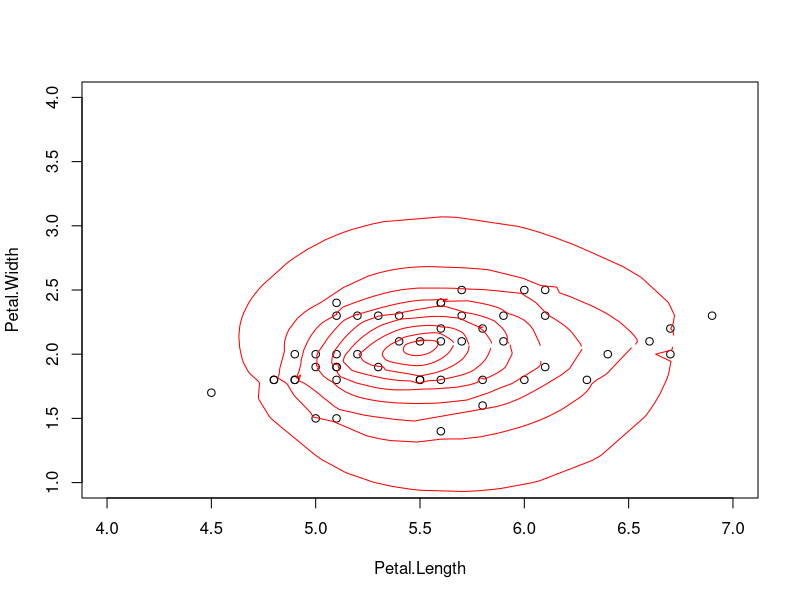

The R source for this figure:

X <-iris[iris$Species == "virginica", c("Petal.Length", "Petal.Width")]
X <- as.matrix(X)
plot(X,xlim = c(4,7),ylim = c(1,4))
d <- 2
n <- 50

tri <- function(X,Q,u,n)
{
  A <- n*u
  for (i in 1:n) 
  {
    A <- A + (X[i,] - Q)/norm(X[i,]-Q, type = c("2"))
  }
  return(A)
}
shi <- function(X,Q,n, d)
{
  A <- rep(0,d)
  for (i in 1:n) {
    A <- A + (diag(1,nrow = d, ncol = d) - (X[i,] - Q)%*%t((X[i,] - Q))/(norm(X[i,]-Q, type = "2"))^2)/(norm(X[i,] - Q,type = "2"))
  }
  return(A)
}



generate_vector <- function(mod_u) {
  # Generate random angle between 0 and 2*pi
  theta <- runif(100, 0, 2 * pi)
  theta <- sort(theta)
  # Calculate x and y components based on the angle
  x <- (mod_u)*cos(theta)
  y <- (mod_u)*sin(theta)
  
  # Return the vector
  A <- cbind(x,y)
  return(A)
}

# Generate 100 vectors
quant_cont <- function(mode_u)
{  
vectors<- generate_vector(mode_u)

quant <- matrix(0,nrow =  100, ncol = 2)
for(i in 1:100)
{
  u <- vectors[i,]
  tol <- 1e-12
  compare <- 100
  itr <- 1
  Q.current <- colMeans(X)
  Q.new <- Q.current
  while (compare > tol && itr < 1e2) {
    itr <- itr + 1
    B <- tri(X,Q.current,u,n)
    C <- shi(X,Q.current,n,d)
    Q.new <- Q.current + solve(C)%*%B
    Q.current <- Q.new
    
    compare <- norm(B, type = "2")
  }
  quant[i,] <- t(Q.new)
}
return(quant)
}

quant1 <- quant_cont(1/10)
quant2 <- quant_cont(2/10)
quant3 <- quant_cont(3/10)
quant4 <- quant_cont(4/10)
quant5 <- quant_cont(5/10)
quant6 <- quant_cont(6/10)
quant7 <- quant_cont(7/10)
quant8 <- quant_cont(8/10)
quant9 <- quant_cont(9/10)


lines(quant1[,1],quant1[,2], type = "l", col = "red")
lines(quant2[,1],quant2[,2], type = "l",xlim = c(4,8), ylim = c(1,6), col = "red")
lines(quant3[,1],quant3[,2], type = "l",xlim = c(4,8), ylim = c(1,6), col = "red")
lines(quant4[,1],quant4[,2], type = "l",xlim = c(4,8), ylim = c(1,6), col = "red")
lines(quant5[,1],quant5[,2], type = "l",xlim = c(4,8), ylim = c(1,6), col = "red")
lines(quant6[,1],quant6[,2], type = "l",xlim = c(4,8), ylim = c(1,6), col = "red")
lines(quant7[,1],quant7[,2], type = "l",xlim = c(4,8), ylim = c(1,6), col = "red")
lines(quant8[,1],quant8[,2], type = "l",xlim = c(4,8), ylim = c(1,6), col = "red")
lines(quant9[,1],quant9[,2], type = "l",xlim = c(4,8), ylim = c(1,6), col = "red")

